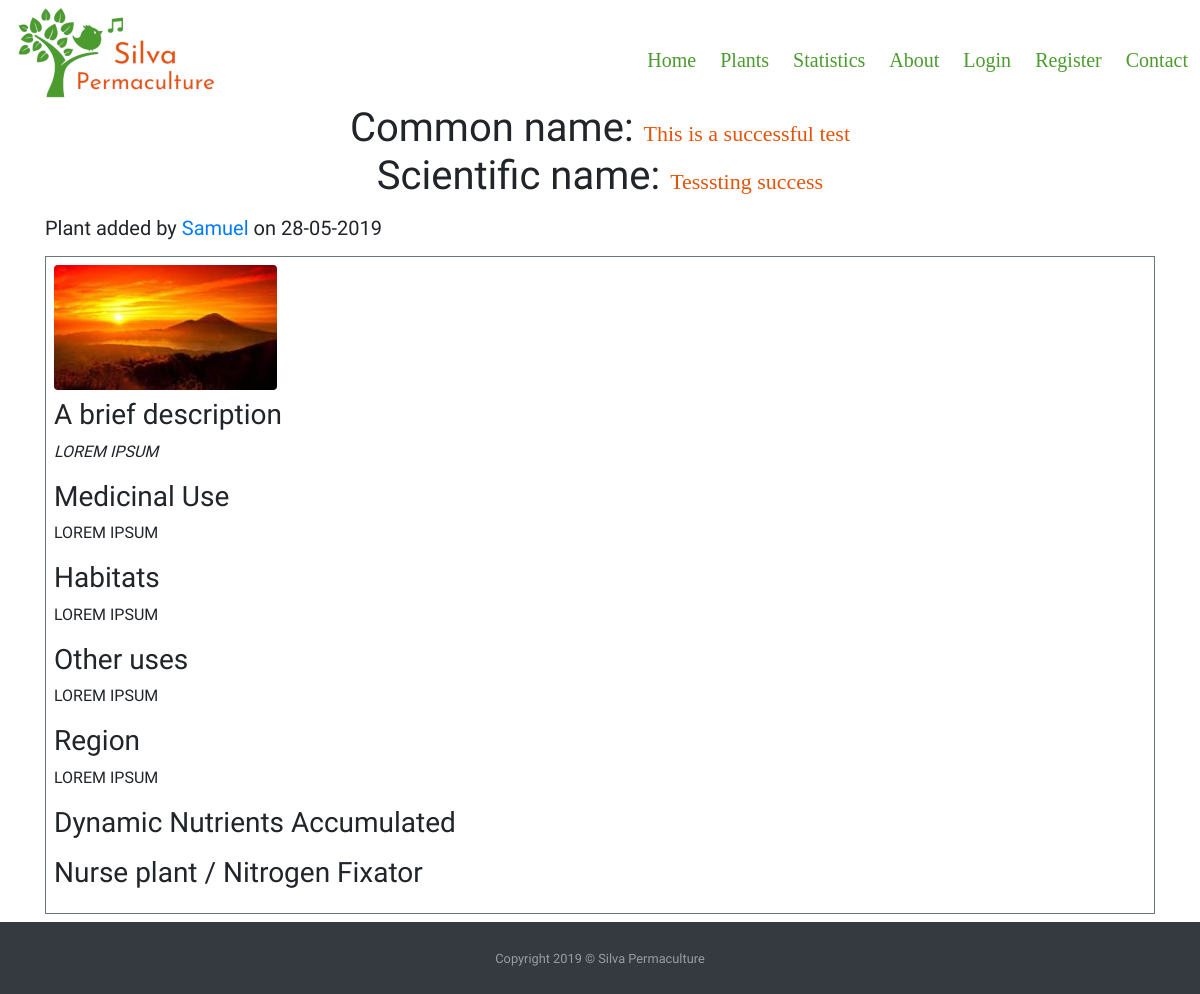
/plants/6, run on an earlier commit of the app's database.
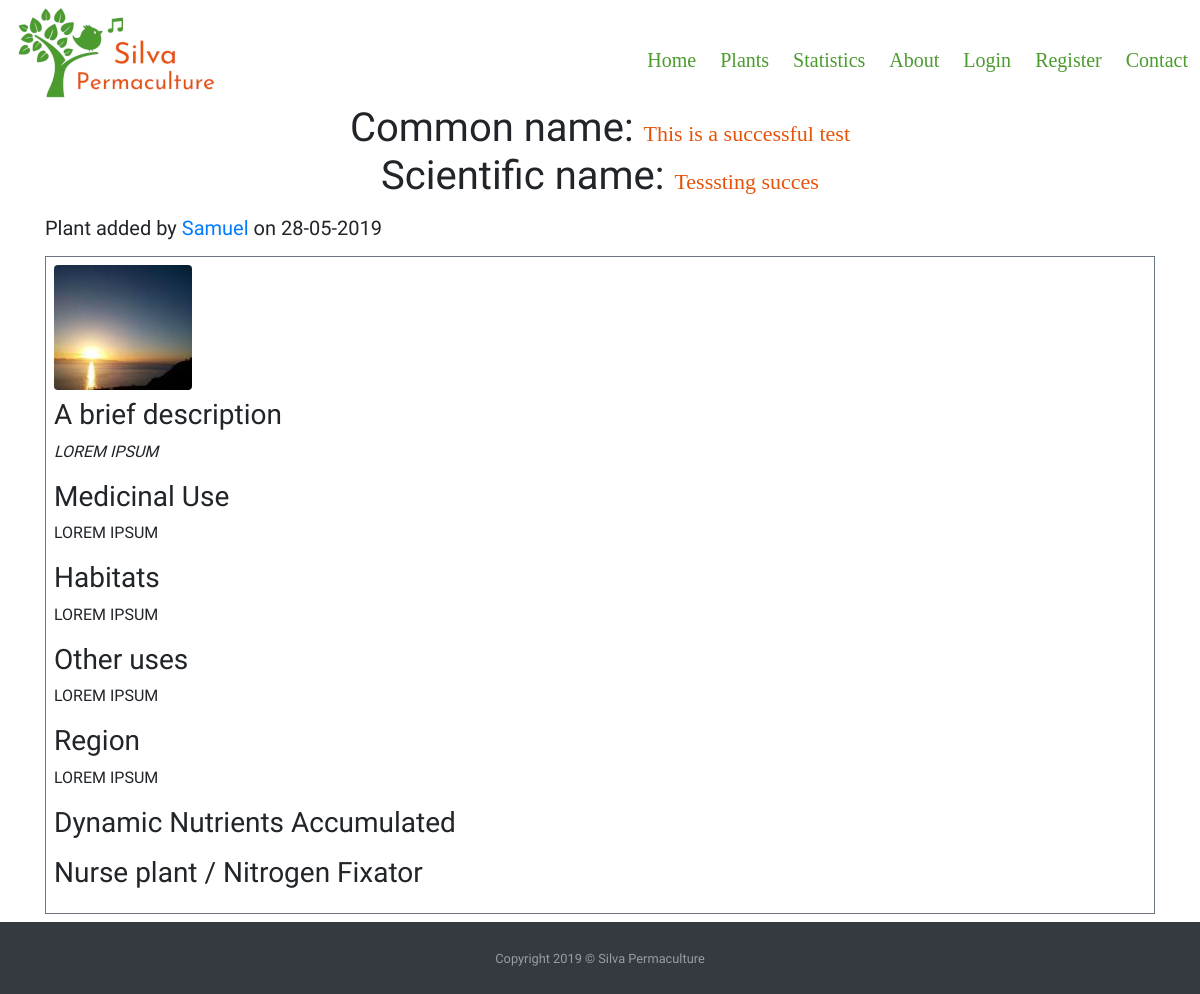
And on a later commit of the database.
### silvapermaculture/models.py (models this page shows, shortened)
class Plants(db.Model):
    id = db.Column(db.Integer, primary_key=True)
    common_name = db.Column(db.String(40), nullable=False)
    botanical_name = db.Column(db.String(80), unique=True, nullable=False)
    short_description = db.Column(db.Text, nullable=False)
    medicinal = db.Column(db.Text, nullable=False)
    other_uses = db.Column(db.Text, nullable=False)
    habitats = db.Column(db.Text, nullable=False)
    region = db.Column(db.Text, nullable=False)
    image_file = db.Column(db.String(20), default='default_plant_pic.jpg')
    date_added = db.Column(db.DateTime, nullable=False, default=datetime.utcnow)
    user_id = db.Column(db.Integer, db.ForeignKey('user.id'), nullable=False)
    dna = db.relationship('DNA', secondary = plants_dna_table)  # Dynamic_Nutrient_Accumulated
    nfn = db.relationship('NFN', secondary = plants_nfn_table)  # Nitrogen_Fixers_Nursing

class User(db.Model, UserMixin):
    id = db.Column(db.Integer, primary_key=True)
    username = db.Column(db.String(20), unique=True, nullable=False)
    password = db.Column(db.String(60), nullable=False)
    image_file = db.Column(db.String(20), nullable=False, default = 'default.png')
    add_plants = db.relationship('Plants', backref = 'author', lazy=True)

### silvapermaculture/routes.py (the view)
@app.route("/plants/<int:plant_id>")
def plant(plant_id):
    plant = Plants.query.get_or_404(plant_id)
    return render_template('plant.html', title=plant.common_name, plant=plant)

### silvapermaculture/templates/plant.html (shortened to what this page needs)
{% extends "layout.html" %}
    {% block content %}
        <div class="row">
            <div class="col-12">
                <h1 class="text-center">Common name: <span class="titles">{{ plant.common_name }}</span><br/>
                Scientific name: <span class="titles">{{ plant.botanical_name }} </span></h1>
            </div>
        </div>
        <div class="row">
            <div class="col-12 col-lg-9">
                <h5 class="my-2 text-left">Plant added by <a href="#">{{ plant.author.username }}</a>
                    on {{ plant.date_added.strftime('%d-%m-%Y') }}</h5>
            </div>
        </div>
        <div class="row">
            <div class="col-12">
                <div class="my-2 p-2 border border-secondary">
                    <img class="img-fluid rounded " src="{{ url_for('static', filename='img/plants/' + plant.image_file) }}"  alt="Default plant image"/>
                    <h3 class="mt-2">A brief description</h3>
                    <p class="text-left"><em>{{ plant.short_description }}</em> </p>
                    <h3>Medicinal Use</h3>
                    <p class="text-left">{{ plant.medicinal }}</p>
                    <h3>Habitats</h3>
                    <p class="text-left">{{ plant.habitats }}</p>
                    <h3>Other uses</h3>
                    <p class="text-left">{{ plant.other_uses }}</p>
                    <h3>Region</h3>
                    <p class="text-left">{{ plant.region }}</p>
                    <h3>Dynamic Nutrients Accumulated</h3>
                    <h3>Nurse plant / Nitrogen Fixator</h3>
                </div>
            </div>
        </div>
    {% endblock content %} #Jinja2 allows to put the name of the block here so to know which block is closing if we have multiple.

### silvapermaculture/templates/layout.html (shortened to what this page needs)
<!doctype html>
<html lang="en">
<head>
    <link rel="stylesheet" href="https://stackpath.bootstrapcdn.com/bootstrap/4.3.1/css/bootstrap.min.css">
    <link rel="stylesheet" href="https://cdn.jsdelivr.net/npm/bootstrap-select@1.13.9/dist/css/bootstrap-select.min.css">
    <link rel="stylesheet" href="https://use.fontawesome.com/releases/v5.3.1/css/all.css"
crossorigin="anonymous">
    <link rel="stylesheet" href="{{ url_for('static', filename='css/style.css') }}" type="text/css">
</head>
<body class="d-flex flex-column">
<header>
    <div class="container-fluid">
                <div class="row">
                    <div class="col-12 col-sm-12 p-0">
                        <nav class="navbar navbar-expand-lg p-0  ">
                            <a class="navbar-brand  ml-3" href="{{ url_for('index') }}"><img class="img-fluid" src="{{ url_for('static', filename='img/logo_silva.png') }}" alt="Bird singing and Silva Permaculture title"/></a>
                            <div class="collapse navbar-collapse justify-content-end" id="navbarNav">
                                <ul class="navbar-nav mt-3">
                                    <li class="nav-item mx-1">
                                        <a class="nav-link items" href="{{ url_for('index') }}">Home<span class="sr-only">(current)</span></a>
                                    </li>
                                    <li class="nav-item mx-1">
                                        <a class="nav-link items" href="{{ url_for('plants') }}">Plants</a>
                                    </li>
                                    <li class="nav-item mx-1">
                                        <a class="nav-link items" href="{{ url_for('statistics') }}">Statistics</a>
                                    </li>
                                    <li class="nav-item mx-1">
                                        <a class="nav-link items" href="{{ url_for('about') }}">About</a>
                                    </li>
                                    {% if current_user.is_authenticated %}
                                         <li class="nav-item mx-1">
                                            <a class="nav-link items"  href="{{ url_for('new_plant') }}">Add Plant</a>
                                        </li>
                                        <li class="nav-item mx-1">
                                            <a class="nav-link items"  href="{{ url_for('account') }}">Account</a>
                                        </li>
                                        <li class="nav-item mx-1">
                                            <a class="nav-link items"  href="{{ url_for('logout') }}">Logout</a>
                                        </li>
                                    {% else %}
                                        <li class="nav-item mx-1">
                                            <a class="nav-link items" href="{{ url_for('login') }}">Login</a>
                                        </li>
                                        <li class="nav-item mx-1">
                                            <a class="nav-link items" href="{{ url_for('register') }}">Register</a>
                                        </li>
                                    {% endif %}
                                    <li class="nav-item mx-1">
                                        <a class="nav-link items"  href="{{ url_for('contact') }}">Contact</a>
                                    </li>
                                </ul>
                            </div>
                        </nav>
                    </div>
                </div>
            </div>
</header>
<main>
    <div class="container">
                {% block content %}
                {% endblock content %}
    </div>
</main>
<footer  class="py-4 bg-dark text-white-50">
    <div class="container text-center">
      <small>Copyright 2019 &copy; Silva Permaculture</small>
    </div>
</footer>
</body>
</html>

### silvapermaculture/static/css/style.css (style rules this page uses)
body { font-family: "Mali",cursive; }
.items { color:#4B9B2F; font-family: 'Josefin Sans'; font-size:20px; transition: all .5s; }
.titles { color: #E5530B; font-family: 'Josefin Sans'; font-size:22px }

What changed in the data, as far as the page shows it:
changed Plants "This is a successful test": botanical_name "Tesssting success" → "Tesssting succes"; image_file: a different picture
